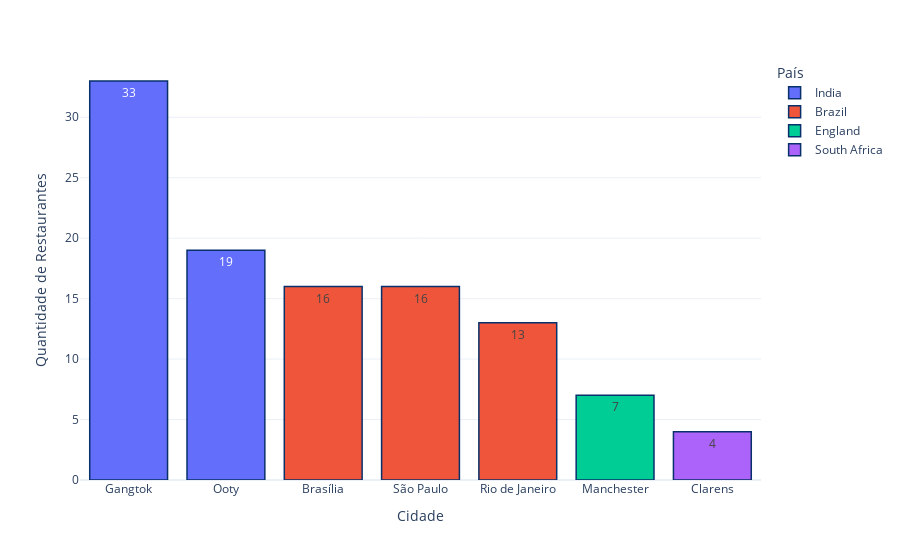

Here is the notebook cell this chart was saved with:
### Markdown cell above
### 3. Qual o nome da cidade que possui mais restaurantes com nota média abaixo de 2.5?

### Code cell
df1_aux = df1.loc[df1['aggregate_rating'] <= 2.5]

df2_aux = ( df1_aux.loc[:, ['country_name','city', 'aggregate_rating']]
                        .groupby(['country_name', 'city' ])
                        .count()
                        .sort_values('aggregate_rating', ascending=False)
                        .reset_index()
                        .head(7) )

# Plotando o gráfico

fig = px.bar(df2_aux, x='city', y='aggregate_rating', 
text='aggregate_rating', color='country_name', template='plotly_white', labels={
    'city': 'Cidade' ,
    'country_name': 'País' ,
    'aggregate_rating': 'Quantidade de Restaurantes'
} )

fig.update_traces(marker_line_color = 'rgb(8,48,107)', marker_line_width = 1.5 )

fig.show()

### Figure 1 — Plotly figure (JSON) as saved in the notebook; plotly's stock layout.template omitted (floating-point values rounded to 4 significant figures)
{"data": [{"alignmentgroup": "True", "hovertemplate": "País=India<br>Cidade=%{x}<br>Quantidade de Restaurantes=%{text}<extra></extra>", "legendgroup": "India", "marker": {"color": "#636efa", "line": {"color": "rgb(8,48,107)", "width": 1.5}, "pattern": {"shape": ""}}, "name": "India", "offsetgroup": "India", "orientation": "v", "showlegend": true, "text": [33, 19], "textposition": "auto", "type": "bar", "x": ["Gangtok", "Ooty"], "xaxis": "x", "y": [33, 19], "yaxis": "y"}, {"alignmentgroup": "True", "hovertemplate": "País=Brazil<br>Cidade=%{x}<br>Quantidade de Restaurantes=%{text}<extra></extra>", "legendgroup": "Brazil", "marker": {"color": "#EF553B", "line": {"color": "rgb(8,48,107)", "width": 1.5}, "pattern": {"shape": ""}}, "name": "Brazil", "offsetgroup": "Brazil", "orientation": "v", "showlegend": true, "text": [16, 16, 13], "textposition": "auto", "type": "bar", "x": ["Brasília", "São Paulo", "Rio de Janeiro"], "xaxis": "x", "y": [16, 16, 13], "yaxis": "y"}, {"alignmentgroup": "True", "hovertemplate": "País=England<br>Cidade=%{x}<br>Quantidade de Restaurantes=%{text}<extra></extra>", "legendgroup": "England", "marker": {"color": "#00cc96", "line": {"color": "rgb(8,48,107)", "width": 1.5}, "pattern": {"shape": ""}}, "name": "England", "offsetgroup": "England", "orientation": "v", "showlegend": true, "text": [7], "textposition": "auto", "type": "bar", "x": ["Manchester"], "xaxis": "x", "y": [7], "yaxis": "y"}, {"alignmentgroup": "True", "hovertemplate": "País=South Africa<br>Cidade=%{x}<br>Quantidade de Restaurantes=%{text}<extra></extra>", "legendgroup": "South Africa", "marker": {"color": "#ab63fa", "line": {"color": "rgb(8,48,107)", "width": 1.5}, "pattern": {"shape": ""}}, "name": "South Africa", "offsetgroup": "South Africa", "orientation": "v", "showlegend": true, "text": [4], "textposition": "auto", "type": "bar", "x": ["Clarens"], "xaxis": "x", "y": [4], "yaxis": "y"}], "layout": {"barmode": "relative", "legend": {"title": {"text": "País"}, "tracegroupgap": 0}, "margin": {"t": 60}, "xaxis": {"anchor": "y", "domain": [0, 1], "title": {"text": "Cidade"}}, "yaxis": {"anchor": "x", "domain": [0, 1], "title": {"text": "Quantidade de Restaurantes"}}}}
